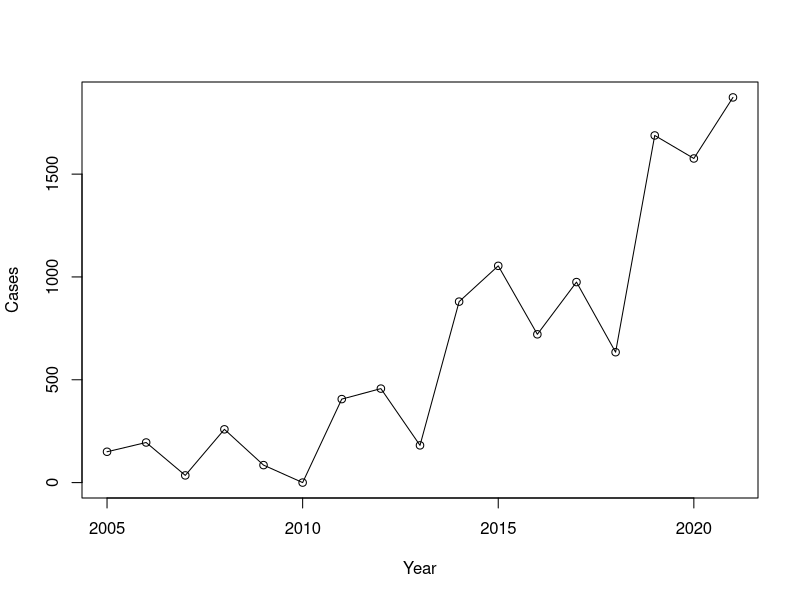
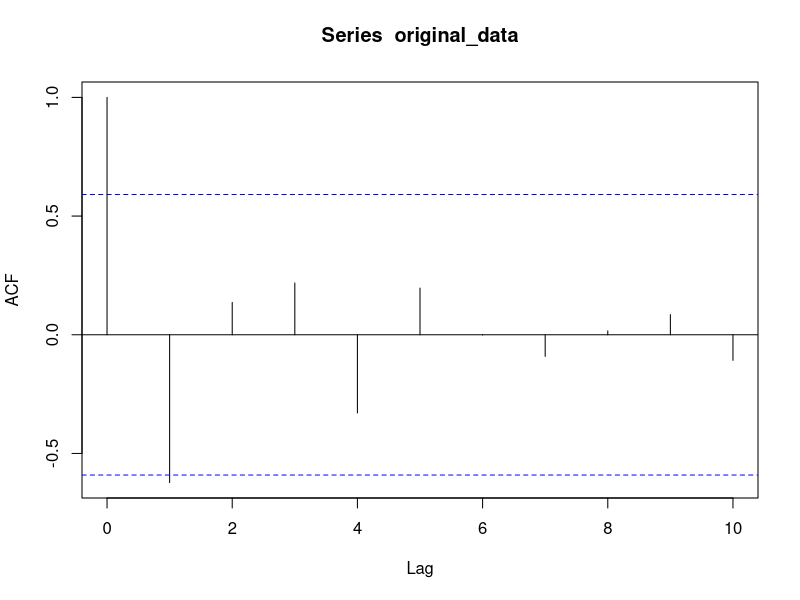
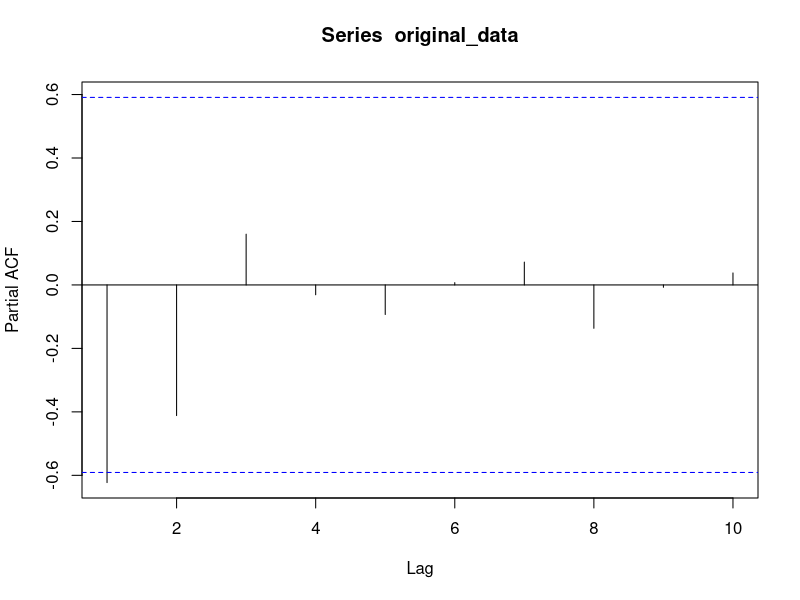
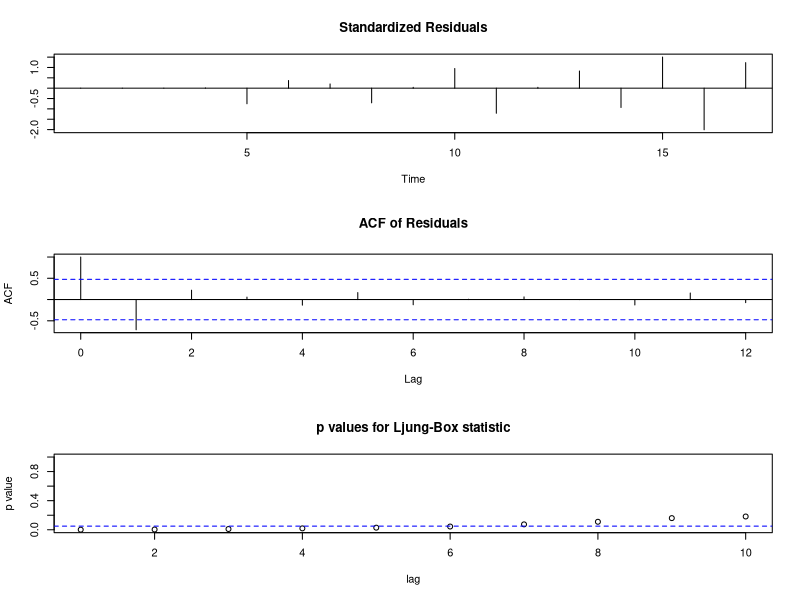
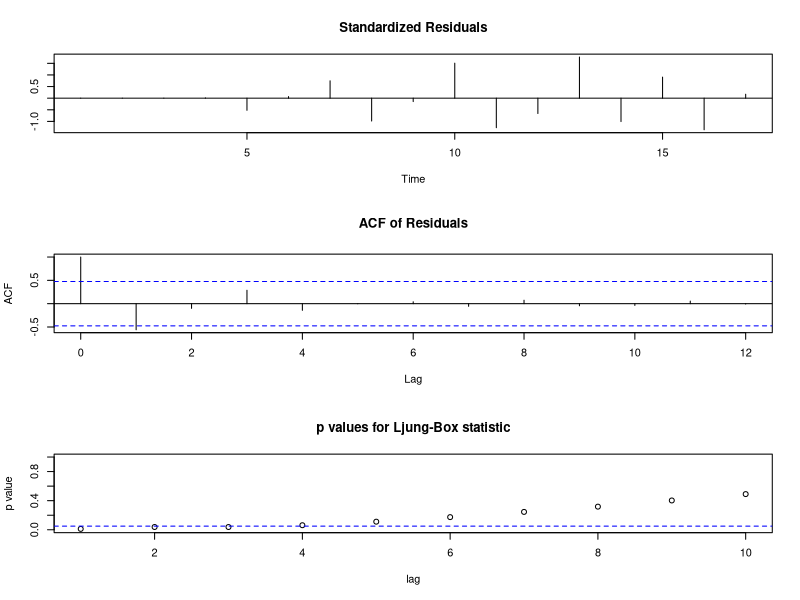
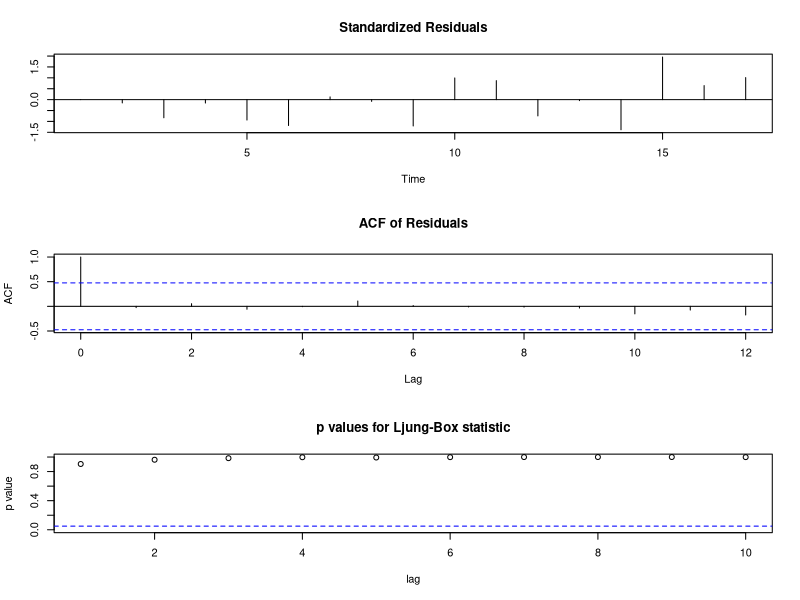
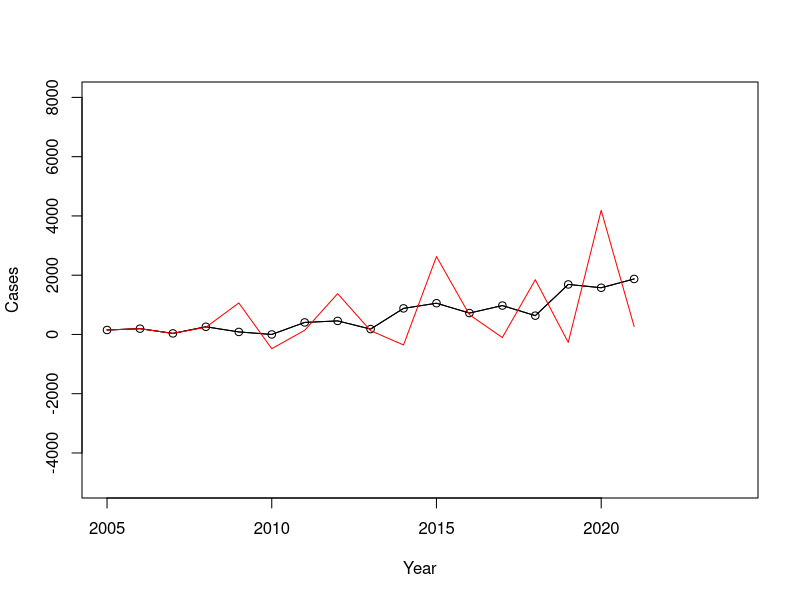
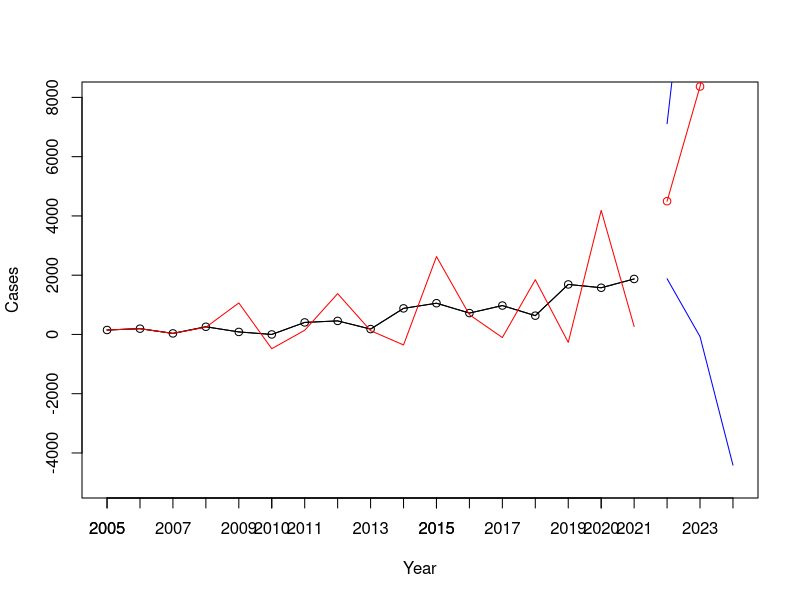

These charts were generated, in order, by the following R code:
## ---- chunk 1
#knitr::opts_chunk$set(echo = TRUE)
## ---- chunk 2
install.packages("tidyverse")   # For data manipulation
install.packages("ggplot2")     # For data visualization
install.packages("forecast")    # For time series forecasting and ARIMA
install.packages("tseries")     #for time series



## ---- chunk 3
library(tidyverse)   # For data manipulation
library(ggplot2)     # For data visualization
library(forecast)    # For time series forecasting and ARIMA
library(tseries)


## ---- chunk 4
# In this cell I am doing data importatation, Checking the data structure and generally exploring the data
data <- read.csv("data/data.csv")
data

summary(data)

str(data)


#Separation of concerns, we are picking the Year and the Reported.cases.Leishmaniasis columns since we will be working on that. 
cases <- data$Reported.cases.Leishmaniasis
cases
yearz <- 2005:2021
yearz

## ---- chunk 5

#plotting the Time series plot to check how the cases are distributed along the years
windows(width = 8, height = 6)

plot(yearz, cases, xlim = c(2005, 2021), ylim = c(0, max(cases)), type = "o", xlab = "Year", ylab = "Cases")

## ---- chunk 6
# using Augmented Dickey-Fuller test for this If the p-value is less than a significance level (e.g., 0.05), you can reject the null hypothesis and consider the series stationary.

adf_test <- adf.test(cases)
adf_test


# 4. Stationarity Check:
#Null Hypothesis :The time series is non-stationary.

#Alternative Hypothesis : The time series is stationary.

## ---- chunk 7

#If your data is not stationary, apply differencing to make it stationary.
original_data <- cases
order_of_differencing <- 0
adf_p_value <- 1

while (adf_p_value >= 0.05) {  # Check for stationarity using ADF test
  if (order_of_differencing > 0) {
    differenced_data <- diff(original_data, differences = order_of_differencing)
  } else {
    differenced_data <- original_data
  }
  
  adf_result <- adf.test(differenced_data)
  adf_p_value <- adf_result$p.value
  
  if (adf_p_value >= 0.05) {
    order_of_differencing <- order_of_differencing + 1
    original_data <- differenced_data
  }
}

cat("Order of differencing:", order_of_differencing, "\n")
cat("Final ADF p-value:", adf_p_value, "\n")



## ---- chunk 8
#Coming up with the model parametrs 
acf(original_data, lag.max=100)
pacf(original_data, lag.max=100)


## ---- chunk 9

#model 1 ARIMA(0,4,1)
fit1 = arima(cases, order = c(0,4,1))
tsdiag(fit1)
summary(fit1)

#model 2 ARIMA(1,4,0)

fit2 = arima(cases, order = c(1,4,0))
tsdiag(fit2)
summary(fit2)


#model 3 auto
library(forecast)
fit3 = auto.arima(cases)
tsdiag(fit3)
summary(fit3)


## ---- chunk 10

x_limits <- c(2005, 2024)
yearz <- 2005:2021
cases <- data$Reported.cases.Leishmaniasis


plot(yearz, cases, xlim =x_limits , ylim = c(-5000, 8000), type = "o", xlab = "Year", ylab = "Cases")
lines(yearz, cases, type="l" )
lines(yearz, cases-fit1$residuals, type="l", col="red")





# Load necessary libraries and data if not already done
# library(ggplot2)  # If you want to use ggplot2 for better plotting capabilities
# data <- read.csv("your_data.csv")  # Replace with your data loading code

x_limits <- c(2005, 2024)
yearz <- 2005:2021
cases <- data$Reported.cases.Leishmaniasis

# Create a basic line plot
plot(yearz, cases, xlim = x_limits, ylim = c(-5000, 8000), type = "o", xlab = "Year", ylab = "Cases")

# Add a line plot for the original cases
lines(yearz, cases, type = "l")

# Assuming you have fit1 and fit1$residuals defined elsewhere, add a red line plot for residuals
lines(yearz, cases - fit1$residuals, type = "l", col = "red")


## ---- chunk 11
# forecast for 3 steps ahead
forecast = predict(fit1, n.ahead=3)
forecast
forecasted_values <- forecast$pred
forecasted_values

# Ensure you have the last observed value from your original time series
last_observed_value <- cases[length(cases)]
last_observed_value

# Initialize a vector to store recovered predictions
recovered_predictions <- numeric(length(forecasted_values))
recovered_predictions

# Reverse the differencing operation
for (i in 1:length(forecasted_values)) {
  recovered_predictions[i] <- last_observed_value + forecasted_values[i]
  last_observed_value <- recovered_predictions[i]
}
recovered_predictions
# Now, 'recovered_predictions' contains the predictions in the original scale

forecasted_years <- 2022:2024
lines(forecasted_years, recovered_predictions, type = "o", col = "red")
lines(forecasted_years, recovered_predictions-1.96*forecast$se, col="blue")
lines(forecasted_years, recovered_predictions+1.96*forecast$se, col="blue")
# Customize the x-axis ticks to increment by 1
axis(1, at = seq(2005, 2024, by = 1))

